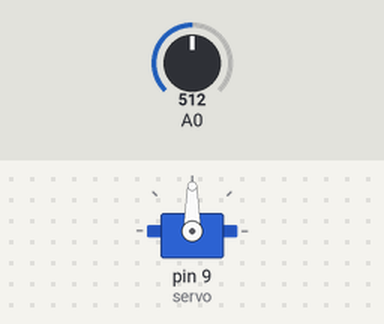
This sketch was run on a simulated Arduino Uno, built with avr-gcc and run on an emulated ATmega328P. On the bench: servo. The test bench sets the inputs (shaded band); at power-on: A0 = 512.

Above: at 1.2 s.
1.3 s: A0 set to 716
At 1.9 s:
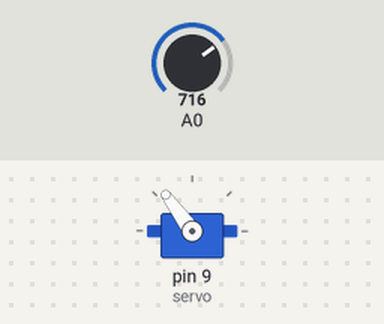
2.8 s: A0 set to 900
At 4.0 s:
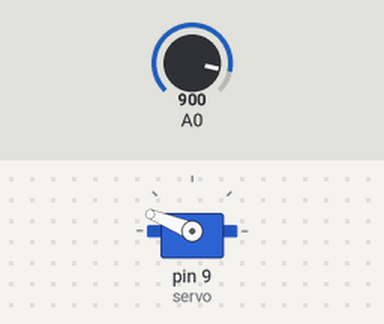
4.3 s: A0 set to 1023
At 5.1 s:
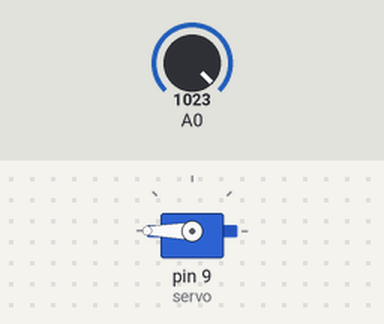
5.8 s: A0 set to 306
At 6.2 s:
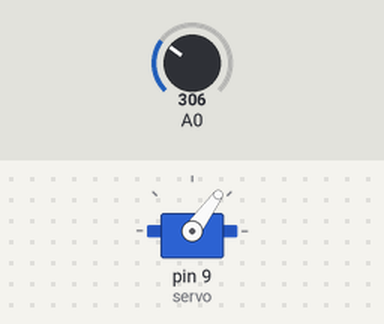
7.3 s: A0 set to 122
At 8.4 s:
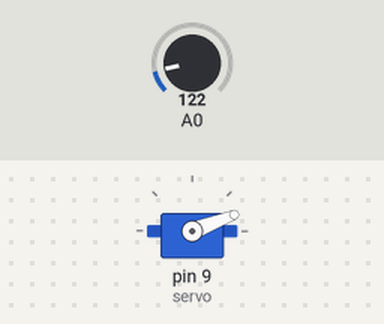
8.8 s: A0 set to 510
At 9.4 s:
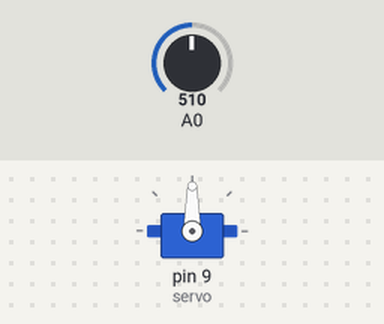
Timing chart, 0 to 11.3 s (numbered marks = the images above; inputs shaded):
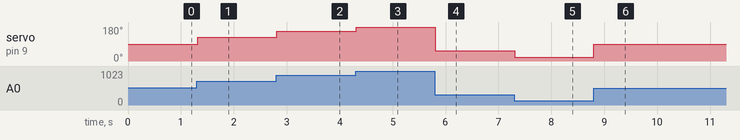

The sketch:

servo_potenciometr.ino
```cpp
#include <Servo.h>

// MG996R 180 stupnu; ukazkove meze upravit pri kalibraci.
constexpr int MIN_US = 500;
constexpr int MAX_US = 2500;
Servo servo;

void setup() {
  servo.attach(9, MIN_US, MAX_US);
  servo.writeMicroseconds(1500);
}

void loop() {
  const int adc = analogRead(A0);
  const int pulseUs = map(adc, 0, 1023, MIN_US, MAX_US);
  servo.writeMicroseconds(constrain(pulseUs, MIN_US, MAX_US));
  delay(20);
}
```

Measured:
- after the input at 1.3 s, servo on pin 9 (servo): 90° → 126° at once
- after the input at 2.8 s, servo on pin 9 (servo): 126° → 158° at once
- after the input at 4.3 s, servo on pin 9 (servo): 158° → 180° at once
- after the input at 5.8 s, servo on pin 9 (servo): 180° → 54° at once
- after the input at 7.3 s, servo on pin 9 (servo): 54° → 21° at once
- after the input at 8.8 s, servo on pin 9 (servo): 21° → 90° at once
